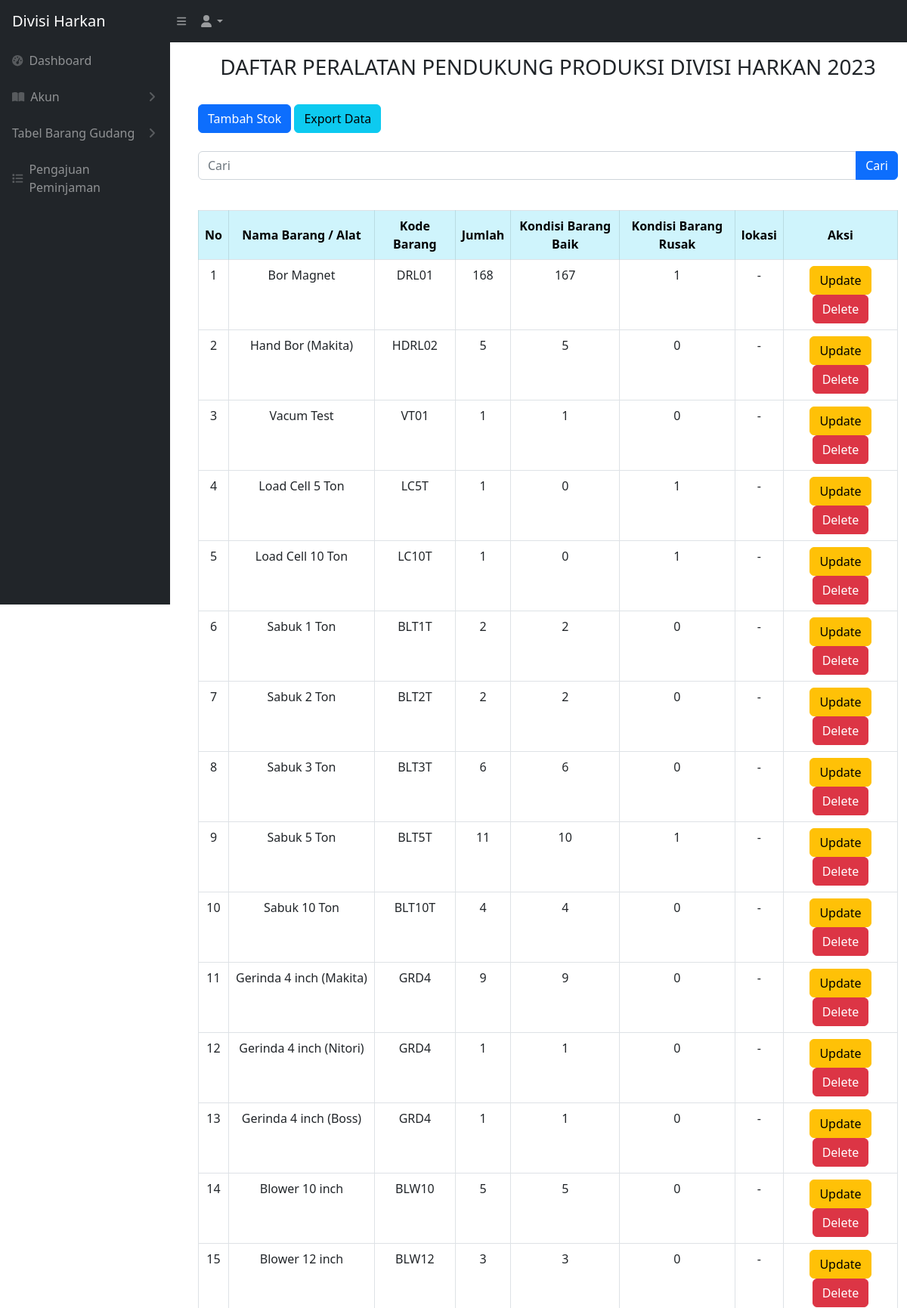
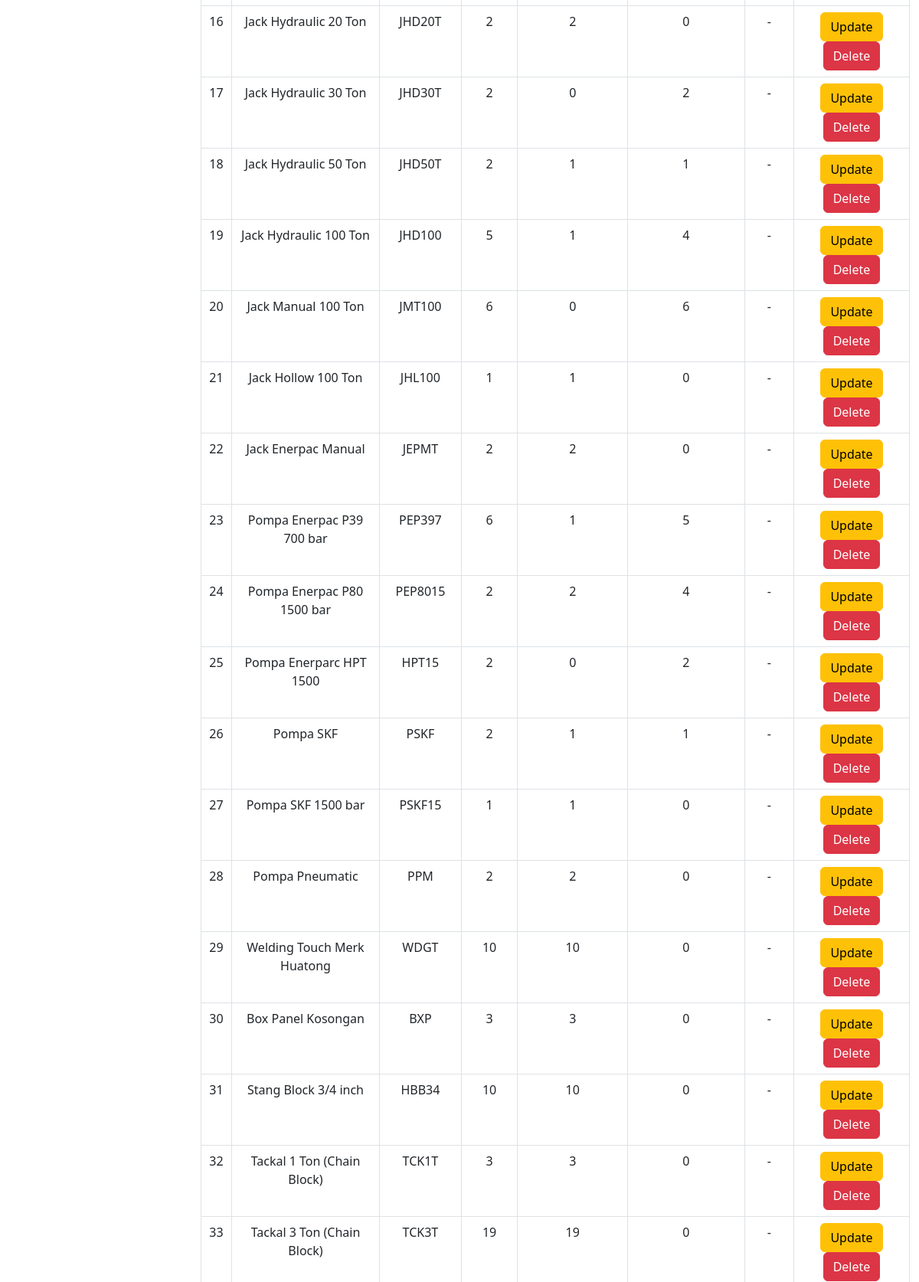
Page /alat_produksi.php (signed in, upper part) on the committed database (2 pictures, top to bottom).
### tables this page shows
CREATE TABLE `alat_produksi` (
  `idbarang` int NOT NULL,
  `namabarang` varchar(512) NOT NULL,
  `kodebarang` varchar(100) NOT NULL,
  `kategoribarang` varchar(512) NOT NULL,
  `jumlah` int NOT NULL,
  `baik` int NOT NULL,
  `rusak` int NOT NULL,
  `lokasi` varchar(512) NOT NULL,
  `kategori_id` int NOT NULL
);

### alat_produksi.php (the view, shortened to what this page needs)
<?php
require 'controller/koneksi.php';
$query = "SELECT * FROM alat_produksi";
?>
<!DOCTYPE html>
<html lang="en">
<head>
    <link href="css/styles.css" rel="stylesheet" />
</head>
<?php include 'sidebar.php' ?>
<br>
<br>
<body>
    <main id="main-content" class="<?= isset($_GET['sidebarClosed']) ? '' : 'main-with-sidebar' ?>">
        <div class="container-fluid px-4">
            <h3 class="mt-4 text-center">DAFTAR PERALATAN PENDUKUNG PRODUKSI DIVISI HARKAN 2023</h3>
        </div>
        <br>
        <div class="container -fluid">
            <div class="card-mb-4">
                <button type="button" class="btn btn-primary" data-bs-toggle="modal" data-bs-target="#myModal">
                    Tambah Stok
                </button>
                <a href="export.php" class="btn btn-info">Export Data</a>
                <br>
                <br>
                <form action="alat_produksi.php" method="GET">
                    <div class="input-group mb-3">
                        <input type="text" value="" class="form-control" placeholder="Cari" name="cari">
                        <button type="submit" class="btn btn-primary">Cari</button>
                    </div>
                </form>
                <br>
                <div class="card-body">
                    <div class="table table-responsive">
                        <table class="table table-bordered" id="dataTable" width="100" cellspacing="0">
                            <thead>
                                <tr>
                                    <th class="table-info text-center align-middle">No</th>
                                    <th class="table-info text-center align-middle">Nama Barang / Alat</th>
                                    <th class="table-info text-center align-middle">Kode Barang</th>
                                    <th class="table-info text-center align-middle">Jumlah</th>
                                    <th class="table-info text-center align-middle">Kondisi Barang Baik</th>
                                    <th class="table-info text-center align-middle">Kondisi Barang Rusak</th>
                                    <th class="table-info text-center align-middle">lokasi</th>
                                    <th class="table-info text-center align-middle">Aksi</th>
                                </tr>
                            </thead>
                            <tbody>
                                <?php
                                $i = 1;
                                $ambilsemuadatabarang = mysqli_query($conn, $query);
                                while ($data = mysqli_fetch_array($ambilsemuadatabarang)) {
                                    $namabarang = $data['namabarang'];
                                    $kodebarang = $data['kodebarang'];
                                    $jumlah = $data['jumlah'];
                                    $barangbaik = $data['baik'];
                                    $barangrusak = $data['rusak'];
                                    $lokasi = $data['lokasi'];
                                    $idb = $data['idbarang'];
                                ?>
                                    <tr>
                                        <td style="text-align: center;"><?= $i++ ?></td>
                                        <td style="text-align: center;"><?= $namabarang ?></td>
                                        <td style="text-align: center;"><?= $kodebarang ?></td>
                                        <td style="text-align: center;"><?= $jumlah ?></td>
                                        <td style="text-align: center;"><?= $barangbaik ?></td>
                                        <td style="text-align: center;"><?= $barangrusak ?></td>
                                        <td style="text-align: center;"><?= $lokasi ?></td>
                                        <td style="text-align: center;">
                                            <button type="button" class="btn btn-warning" data-bs-toggle="modal" data-bs-target="#edit<?= $idb; ?>">
                                                Update
                                            </button>
                                            <button type="button" class="btn btn-danger" data-bs-toggle="modal" data-bs-target="#delete<?= $idb; ?>">
                                                Delete
                                            </button>
                                        </td>
                                    </tr>
                                <?php
                                };
                                ?>
                            </tbody>
                        </table>
    </main>
</body>
</html>

### rows in the picture
alat_produksi: namabarang "Bor Magnet", kodebarang "DRL01", jumlah "168", baik "167", rusak "1", lokasi "-"
alat_produksi: namabarang "Hand Bor (Makita)", kodebarang "HDRL02", jumlah "5", baik "5", rusak "0", lokasi "-"
alat_produksi: namabarang "Vacum Test", kodebarang "VT01", jumlah "1", baik "1", rusak "0", lokasi "-"
alat_produksi: namabarang "Load Cell 5 Ton", kodebarang "LC5T", jumlah "1", baik "0", rusak "1", lokasi "-"
alat_produksi: namabarang "Load Cell 10 Ton", kodebarang "LC10T", jumlah "1", baik "0", rusak "1", lokasi "-"
alat_produksi: namabarang "Sabuk 1 Ton", kodebarang "BLT1T", jumlah "2", baik "2", rusak "0", lokasi "-"
alat_produksi: namabarang "Sabuk 2 Ton", kodebarang "BLT2T", jumlah "2", baik "2", rusak "0", lokasi "-"
alat_produksi: namabarang "Sabuk 3 Ton", kodebarang "BLT3T", jumlah "6", baik "6", rusak "0", lokasi "-"
alat_produksi: namabarang "Sabuk 5 Ton", kodebarang "BLT5T", jumlah "11", baik "10", rusak "1", lokasi "-"
alat_produksi: namabarang "Sabuk 10 Ton", kodebarang "BLT10T", jumlah "4", baik "4", rusak "0", lokasi "-"
alat_produksi: namabarang "Gerinda 4 inch (Makita)", kodebarang "GRD4", jumlah "9", baik "9", rusak "0", lokasi "-"
alat_produksi: namabarang "Gerinda 4 inch (Nitori)", kodebarang "GRD4", jumlah "1", baik "1", rusak "0", lokasi "-"
alat_produksi: namabarang "Gerinda 4 inch (Boss)", kodebarang "GRD4", jumlah "1", baik "1", rusak "0", lokasi "-"
alat_produksi: namabarang "Blower 10 inch", kodebarang "BLW10", jumlah "5", baik "5", rusak "0", lokasi "-"
alat_produksi: namabarang "Blower 12 inch", kodebarang "BLW12", jumlah "3", baik "3", rusak "0", lokasi "-"
alat_produksi: namabarang "Jack Hydraulic 20 Ton", kodebarang "JHD20T", jumlah "2", baik "2", rusak "0", lokasi "-"
alat_produksi: namabarang "Jack Hydraulic 30 Ton", kodebarang "JHD30T", jumlah "2", baik "0", rusak "2", lokasi "-"
alat_produksi: namabarang "Jack Hydraulic 50 Ton", kodebarang "JHD50T", jumlah "2", baik "1", rusak "1", lokasi "-"
alat_produksi: namabarang "Jack Hydraulic 100 Ton", kodebarang "JHD100", jumlah "5", baik "1", rusak "4", lokasi "-"
alat_produksi: namabarang "Jack Manual 100 Ton", kodebarang "JMT100", jumlah "6", baik "0", rusak "6", lokasi "-"
alat_produksi: namabarang "Jack Hollow 100 Ton", kodebarang "JHL100", jumlah "1", baik "1", rusak "0", lokasi "-"
alat_produksi: namabarang "Jack Enerpac Manual", kodebarang "JEPMT", jumlah "2", baik "2", rusak "0", lokasi "-"
alat_produksi: namabarang "Pompa Enerpac P39 700 bar", kodebarang "PEP397", jumlah "6", baik "1", rusak "5", lokasi "-"
alat_produksi: namabarang "Pompa Enerpac P80 1500 bar", kodebarang "PEP8015", jumlah "2", baik "2", rusak "4", lokasi "-"
alat_produksi: namabarang "Pompa Enerparc HPT 1500", kodebarang "HPT15", jumlah "2", baik "0", rusak "2", lokasi "-"
alat_produksi: namabarang "Pompa SKF", kodebarang "PSKF", jumlah "2", baik "1", rusak "1", lokasi "-"
alat_produksi: namabarang "Pompa SKF 1500 bar", kodebarang "PSKF15", jumlah "1", baik "1", rusak "0", lokasi "-"
alat_produksi: namabarang "Pompa Pneumatic", kodebarang "PPM", jumlah "2", baik "2", rusak "0", lokasi "-"
alat_produksi: namabarang "Welding Touch Merk Huatong", kodebarang "WDGT", jumlah "10", baik "10", rusak "0", lokasi "-"
alat_produksi: namabarang "Box Panel Kosongan", kodebarang "BXP", jumlah "3", baik "3", rusak "0", lokasi "-"
alat_produksi: namabarang "Stang Block 3/4 inch", kodebarang "HBB34", jumlah "10", baik "10", rusak "0", lokasi "-"
alat_produksi: namabarang "Tackal 1 Ton (Chain Block)", kodebarang "TCK1T", jumlah "3", baik "3", rusak "0", lokasi "-"
alat_produksi: namabarang "Tackal 3 Ton (Chain Block)", kodebarang "TCK3T", jumlah "19", baik "19", rusak "0", lokasi "-"
